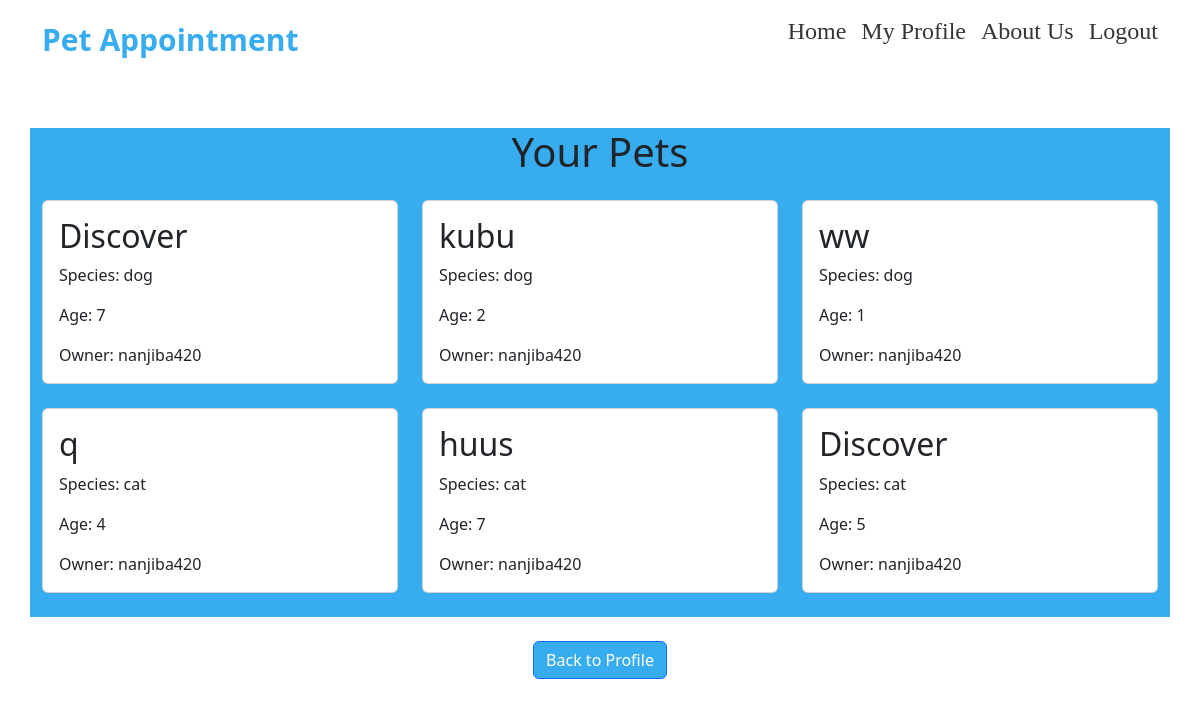
Screenshot of /petprofile/ (signed in) with the database file from the repository.
### shop/models.py (models this page shows, shortened)
class PetProfile(models.Model):
    owner = models.ForeignKey(User, on_delete=models.CASCADE)
    name = models.CharField(max_length=100)
    species = models.CharField(max_length=50)
    age = models.IntegerField()

### shop/views.py (the view)
# urls.py: path('petprofile/', views.petprofile, name='petprofile'),
@login_required(login_url='login')
def petprofile(request):
    pets = PetProfile.objects.filter(owner=request.user)
    return render(request, 'shop/petprofile.html', {'pets': pets})

### shop/templates/shop/petprofile.html (shortened to what this page needs)
{% extends "shop/base.html" %}
  {% block content %}
   <div class="container mt-5" style="background-color: #37acef;">
    <h1 class="text-center mb-4">Your Pets</h1>
    <div class="row">
        {% for pet in pets %}
            <div class="col-md-4 col-sm-6">
                <div class="card mb-4">
                    <div class="card-body" >
                        <h2 class="card-title">{{ pet.name }}</h2>
                        <p class="card-text">Species: {{ pet.species }}</p>
                        <p class="card-text">Age: {{ pet.age }}</p>
                        <p class="card-text">Owner: {{ pet.owner }}</p>
                    </div>
                </div>
            </div>
        {% endfor %}
    </div>
</div><br>
<div class="text-center">
  <a href="{% url 'profile' %}" class="btn btn-primary" style="background-color: #37acef;">Back to Profile</a>
</div>
  {% endblock %}

### rows the page displays
PetProfile: name "Discover", species "dog", age "7", owner "nanjiba420"
PetProfile: name "kubu", species "dog", age "2", owner "nanjiba420"
PetProfile: name "ww", species "dog", age "1", owner "nanjiba420"
PetProfile: name "q", species "cat", age "4", owner "nanjiba420"
PetProfile: name "huus", species "cat", age "7", owner "nanjiba420"
PetProfile: name "Discover", species "cat", age "5", owner "nanjiba420"
